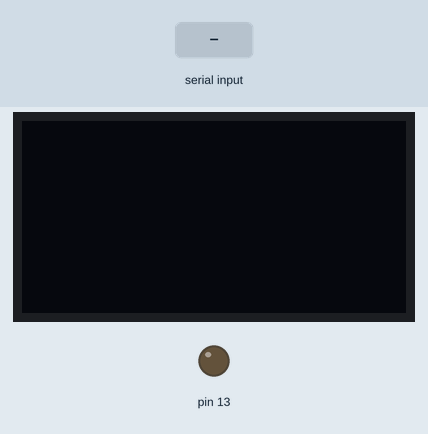
Simulated run of this sketch. Board: Arduino Uno, built with avr-gcc and run on an emulated ATmega328P. Parts: 128×64 one-colour display, output pins drawn as LEDs (lit = HIGH). Inputs (shaded band) come from the test bench.

Above: at 1.2 s.
1.3 s: "1" received over Serial
At 3.2 s:
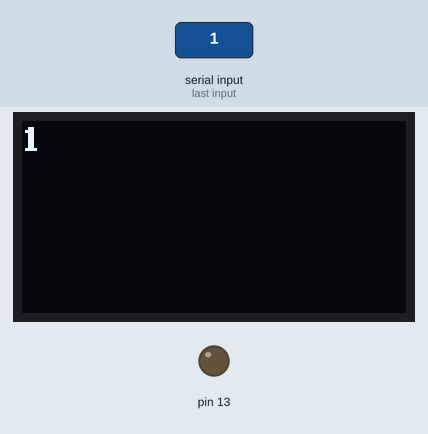
3.8 s: "0" received over Serial
At 5.2 s:
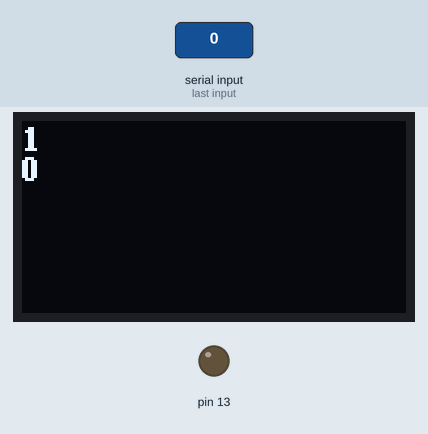
6.3 s: "2" received over Serial
At 8.2 s:
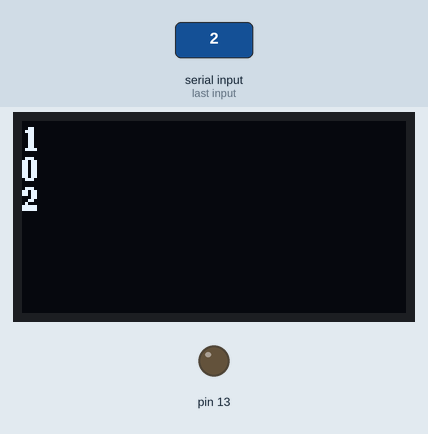
Timing chart, 0 to 9.7 s (numbered marks = the images above; inputs shaded):
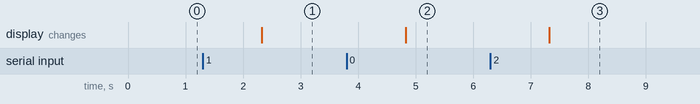

Measured:
- after the input at 1.3 s, the display: changes after 1.0 s (image 1)
- after the input at 3.8 s, the display: changes after 1.0 s (image 2)
- after the input at 6.3 s, the display: changes after 1.0 s (image 3)

The sketch:

oled_serial.ino
```cpp
#include <Arduino.h>
#include <U8g2lib.h>
#include <SoftwareSerial.h>

#ifdef U8X8_HAVE_HW_SPI
#include <SPI.h>
#endif
#ifdef U8X8_HAVE_HW_I2C
#include <Wire.h>
#endif

U8G2_SSD1306_128X64_NONAME_F_HW_I2C u8g2(U8G2_R0, /* reset=*/U8X8_PIN_NONE);
byte incomingByte[1];

const byte rxPin = 2;
const byte txPin = 3;

char textLine[30];
int currentLine = 0;
int countLines = 0;

// Set up a new SoftwareSerial object
SoftwareSerial cncSerial(rxPin, txPin);

void setup(void) {
  Serial.begin(115200);
  cncSerial.begin(115200);

  pinMode(13, OUTPUT);

  u8g2.begin();
}

void loop(void) {
  if (Serial.available() > 0) {
    /* @desc Serial input, i.e. via web serial API.
     *       Incoming g-code lines from a browser.
     */
    String serialMessage = Serial.readString();
    countLines++;

    /* @desc Display output
     *       Control output on oled display
     *       fill 6 lines, then clear
     */
    if (currentLine > 51) {
      u8g2.clearBuffer();
      currentLine = 0;
    }
    currentLine += 10;
    char* msg = serialMessage.c_str();
    u8g2.setFont(u8g2_font_ncenB08_tr);  // choose a suitable font
    u8g2.drawStr(0, currentLine, msg);
    u8g2.sendBuffer();  // transfer internal memory to the display
    delay(10);

    /* @desc Soft serial output
     *       Send g-code lines to control the cnc shield.
     */
    cncSerial.println(serialMessage);
  }
}
```
